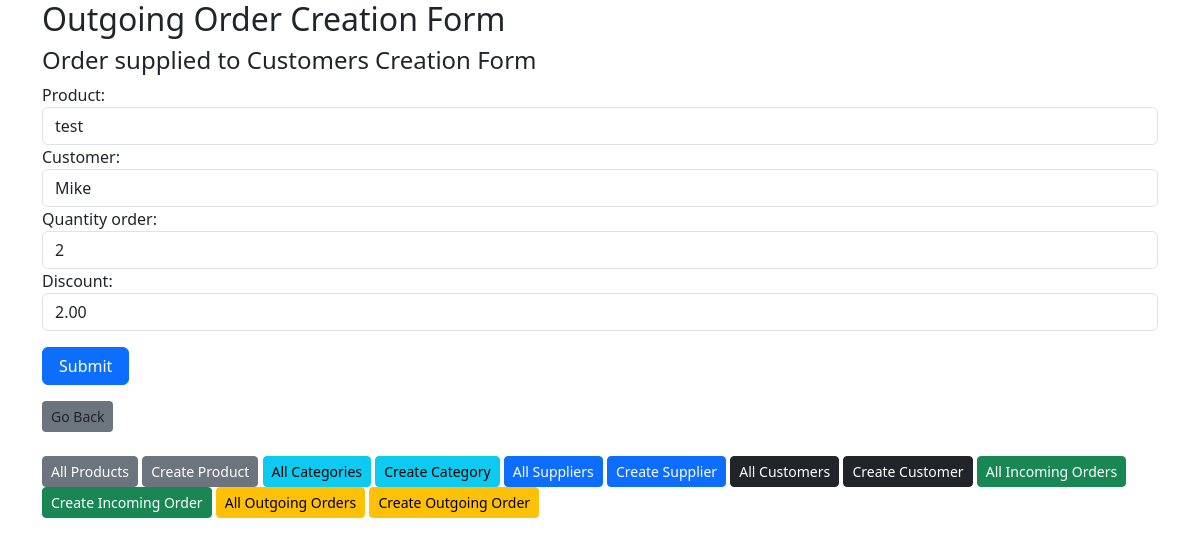
The app's page /orders/outgoing/update/4/ with its own data.
### orders/models.py (models this page shows, shortened)
class OutgoingOrder(models.Model):
    product = models.ForeignKey(Product, on_delete=models.CASCADE)
    customer = models.ForeignKey(Customer, on_delete=models.CASCADE)
    quantity_order = models.PositiveIntegerField(default=1)
    total_price_before_discount = models.DecimalField(
        max_digits=20, decimal_places=2, editable=False
    )
    discount = models.DecimalField(
        validators=[MinValueValidator(0), MaxValueValidator(100)],
        max_digits=5,
        decimal_places=2,
        default=0,
    )
    total_price_after_discount = models.DecimalField(
        max_digits=20, decimal_places=2, editable=False
    )
    order_date = models.DateTimeField(auto_now_add=True)

### orders/views.py (the view)
# urls.py: path("outgoing/update/<pk>/", view=OutgoingOrderUpdateView.as_view(), name="update_outgoing_order"),
class OutgoingOrderUpdateView(SuccessMessageMixin,UpdateView):
    model = OutgoingOrder
    form_class = OutgoingOrderForm
    template_name = "orders/outgoing/update_order.html"
    success_url = reverse_lazy("list_outgoing_orders")
    success_messages = "Outgoing order updated successfully!"

### orders/forms.py
class OutgoingOrderForm(forms.ModelForm):
    product = forms.ModelChoiceField(
        queryset=Product.objects.all(),
        empty_label="Select Product",
        widget=forms.Select(attrs={'class': 'form-control'})
    )
    customer = forms.ModelChoiceField(
        queryset=Customer.objects.all(),
        empty_label="Select Customer",
        widget=forms.Select(attrs={'class': 'form-control'})
    )
    class Meta:
        model = OutgoingOrder
        fields = ['product','customer', 'quantity_order', 'discount']
        widgets ={
            'quantity_order':forms.NumberInput(attrs={'class':'form-control'}),
            'discount':forms.NumberInput(attrs={'class':'form-control'})
        }

### customers/models.py (called while the page is built)
    def __str__(self):
        return self.first_name

### products/models.py (called while the page is built)
    def __str__(self):
        return self.name

### templates/orders/outgoing/update_order.html (shortened to what this page needs)
{% extends "base.html" %}
{% block content %}
<h2>Outgoing Order Creation Form</h2>
<h4>Order supplied to Customers Creation Form</h4>
<form action="" method="post">
    {{form}}
    <button type="submit" class="btn btn-primary px-3 mt-3">Submit</button>
    <div class="other-links my-3">
        <a onclick="window.history.back()" class="btn btn-sm bg-secondary">Go Back</a>
    </div>
</form>
{% endblock content %}

### records on screen
OutgoingOrder: product "test", customer "Mike", quantity_order "2", discount "2.00"
